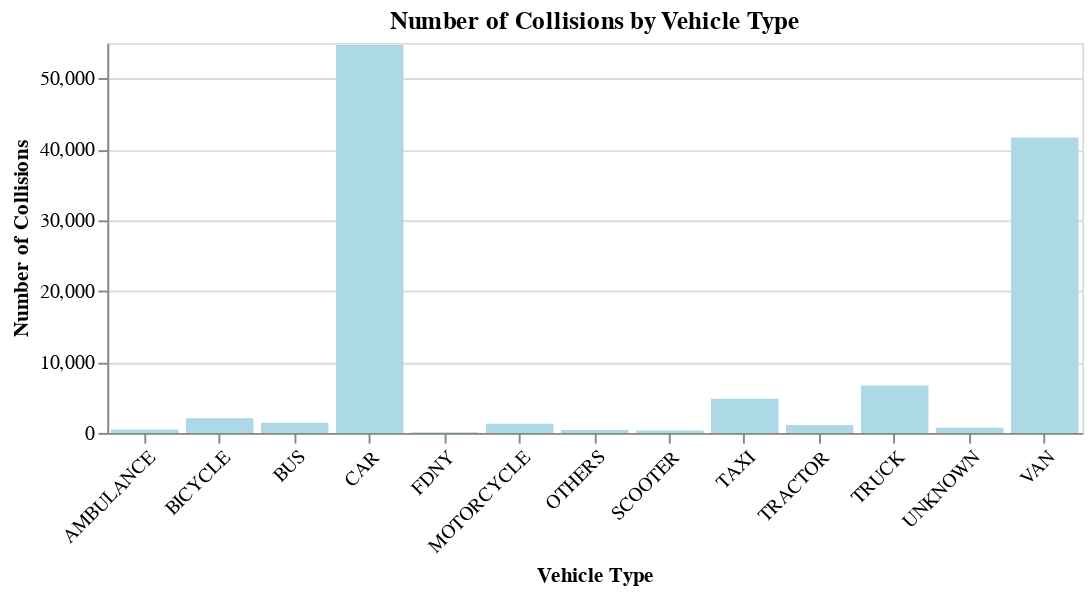

The code cell stored with this chart in its notebook:
### Markdown cell above
Given that we aggregated the type of vehicles to a total of just 14 classes, the bar chart is again the initial option that comes to our mind.

### Code cell
df = collisions[['VEHICLE TYPE CODE 1']]

alt.Chart(df).mark_bar().encode(
    x=alt.X('VEHICLE TYPE CODE 1:N', title='Vehicle Type', axis=alt.Axis(labelAngle=-45)),
    y=alt.Y('count():Q', title='Number of Collisions')
).properties(
    width=500,
    height=200,
    title='Number of Collisions by Vehicle Type'
).configure_mark(
    color='lightblue'
)

### Figure 1 — Vega specification as saved in the notebook (floating-point values rounded to 4 significant figures)
{"$schema": "https://vega.github.io/schema/vega/v5.json", "data": [{"name": "source_0", "values": [{"VEHICLE TYPE CODE 1": "VAN", "__count": 41651}, {"VEHICLE TYPE CODE 1": "CAR", "__count": 54690}, {"VEHICLE TYPE CODE 1": "BUS", "__count": 1430}, {"VEHICLE TYPE CODE 1": "TRACTOR", "__count": 1098}, {"VEHICLE TYPE CODE 1": "TAXI", "__count": 4806}, {"VEHICLE TYPE CODE 1": "SCOOTER", "__count": 324}, {"VEHICLE TYPE CODE 1": "TRUCK", "__count": 6684}, {"VEHICLE TYPE CODE 1": "MOTORCYCLE", "__count": 1275}, {"VEHICLE TYPE CODE 1": "BICYCLE", "__count": 2083}, {"VEHICLE TYPE CODE 1": "OTHERS", "__count": 414}, {"VEHICLE TYPE CODE 1": "AMBULANCE", "__count": 470}, {"VEHICLE TYPE CODE 1": "FDNY", "__count": 76}, {"VEHICLE TYPE CODE 1": "UNKNOWN", "__count": 739}]}, {"name": "source_0_x_domain_VEHICLE TYPE CODE 1", "values": [{"VEHICLE TYPE CODE 1": "VAN"}, {"VEHICLE TYPE CODE 1": "CAR"}, {"VEHICLE TYPE CODE 1": "BUS"}, {"VEHICLE TYPE CODE 1": "TRACTOR"}, {"VEHICLE TYPE CODE 1": "TAXI"}, {"VEHICLE TYPE CODE 1": "SCOOTER"}, {"VEHICLE TYPE CODE 1": "TRUCK"}, {"VEHICLE TYPE CODE 1": "MOTORCYCLE"}, {"VEHICLE TYPE CODE 1": "BICYCLE"}, {"VEHICLE TYPE CODE 1": "OTHERS"}, {"VEHICLE TYPE CODE 1": "AMBULANCE"}, {"VEHICLE TYPE CODE 1": "FDNY"}, {"VEHICLE TYPE CODE 1": "UNKNOWN"}]}, {"name": "source_0_y_domain___count", "values": [{"min": 76, "max": 54690}]}], "marks": [{"type": "rect", "name": "marks", "from": {"data": "source_0"}, "encode": {"update": {"description": {"signal": "\"Vehicle Type: \" + (isValid(datum[\"VEHICLE TYPE CODE 1\"]) ? datum[\"VEHICLE TYPE CODE 1\"] : \"\"+datum[\"VEHICLE TYPE CODE 1\"]) + \"; Number of Collisions: \" + (format(datum[\"__count\"], \"\"))"}, "x": {"field": "VEHICLE TYPE CODE 1", "scale": "x"}, "y2": {"value": 0, "scale": "y"}, "fill": {"value": "lightblue"}, "y": {"field": "__count", "scale": "y"}, "ariaRoleDescription": {"value": "bar"}, "width": {"signal": "max(0.25, bandwidth('x'))"}}}, "style": ["bar"]}], "scales": [{"name": "x", "type": "band", "domain": {"data": "source_0_x_domain_VEHICLE TYPE CODE 1", "field": "VEHICLE TYPE CODE 1", "sort": true}, "range": [0, {"signal": "width"}], "paddingOuter": 0.05, "paddingInner": 0.1}, {"name": "y", "type": "linear", "domain": [{"signal": "(data(\"source_0_y_domain___count\")[0] || {}).min"}, {"signal": "(data(\"source_0_y_domain___count\")[0] || {}).max"}], "range": [{"signal": "height"}, 0], "zero": true, "nice": true}], "axes": [{"scale": "y", "grid": true, "aria": false, "tickCount": {"signal": "ceil(height/40)"}, "maxExtent": 0, "ticks": false, "domain": false, "minExtent": 0, "orient": "left", "gridScale": "x", "labels": false, "zindex": 0}, {"scale": "x", "labelAngle": 315, "labelAlign": "right", "labelBaseline": "top", "zindex": 0, "grid": false, "orient": "bottom", "title": "Vehicle Type"}, {"scale": "y", "tickCount": {"signal": "ceil(height/40)"}, "orient": "left", "title": "Number of Collisions", "labelOverlap": true, "zindex": 0, "grid": false}], "title": {"text": "Number of Collisions by Vehicle Type", "frame": "group"}, "style": "cell", "height": 200, "background": "white", "width": 500, "padding": 5}
